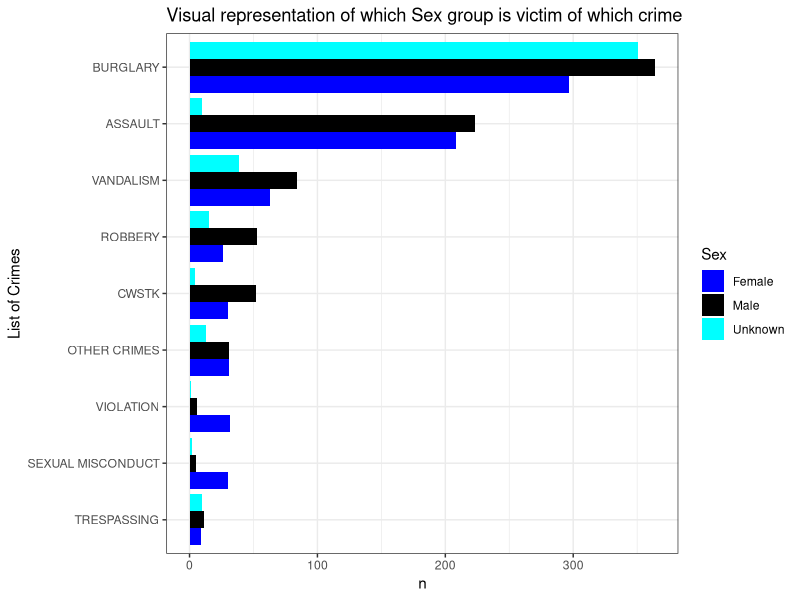
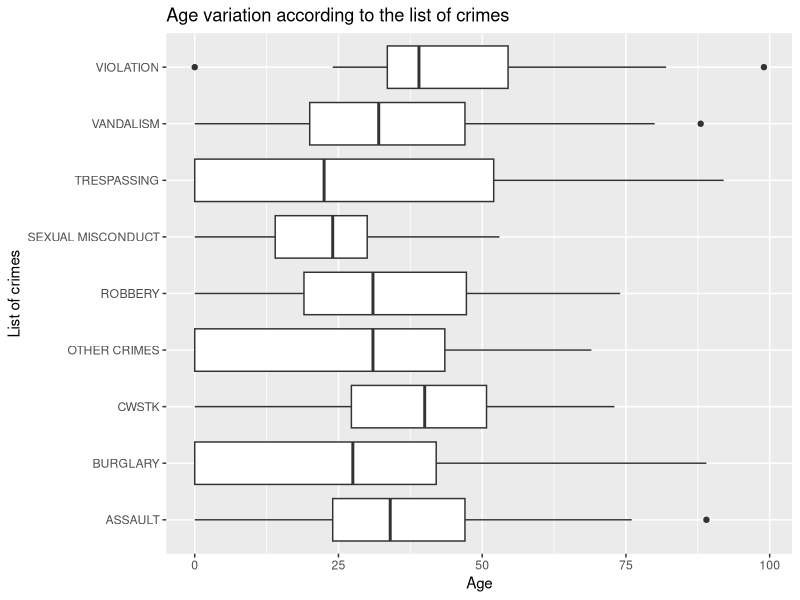

R code for these plots, in order:
## ---- chunk 1
library(tidyverse)
## ---- chunk 2
data<-read.csv("Subset_data.csv")
## ---- chunk 3
for(i in 1:length(data$Crm.Cd.Desc)){
if(str_detect(data$Crm.Cd.Desc[i],"ASSAULT")==TRUE & 
   str_detect(data$Crm.Cd.Desc[i],"SEXUAL")!=TRUE){
  data$crime[i]<-"ASSAULT"
} else if(str_detect(data$Crm.Cd.Desc[i],"VIOLATION")==TRUE){
  data$crime[i]<-"VIOLATION"
}  else if(str_detect(data$Crm.Cd.Desc[i],"BURGLARY")==TRUE|
           str_detect(data$Crm.Cd.Desc[i],"STOLEN")==TRUE|
            str_detect(data$Crm.Cd.Desc[i],"THEFT")==TRUE){
  data$crime[i]<-"BURGLARY"
} else if(str_detect(data$Crm.Cd.Desc[i],"SEX")==TRUE|str_detect(data$Crm.Cd.Desc[i],"RAPE")==TRUE){
  data$crime[i]<-"SEXUAL MISCONDUCT"
} else if(str_detect(data$Crm.Cd.Desc[i],"VANDALISM")==TRUE){
  data$crime[i]<-"VANDALISM"
} else if(str_detect(data$Crm.Cd.Desc[i],"CRIMINAL")==TRUE|
          str_detect(data$Crm.Cd.Desc[i],"WEAPON")==TRUE|
          str_detect(data$Crm.Cd.Desc[i],"SHOTS")==TRUE|
          str_detect(data$Crm.Cd.Desc[i],"THREAT")==TRUE|
          str_detect(data$Crm.Cd.Desc[i],"KIDNAP")==TRUE){
  data$crime[i]<-"CWSTK"
} else if(str_detect(data$Crm.Cd.Desc[i],"ROBBERY")==TRUE){
  data$crime[i]<-"ROBBERY"
} else if(str_detect(data$Crm.Cd.Desc[i],"TRESPASSING")==TRUE){
  data$crime[i]<-"TRESPASSING"
}else data$crime[i]<-"OTHER CRIMES"
}

data$Sex<-ifelse(data$Vict.Sex=="M","Male",ifelse(data$Vict.Sex=="F","Female","Unknown"))
## ---- chunk 4
data %>%
  group_by(crime,Sex) %>% 
  count() %>% 
  ungroup() %>% 
      ggplot()+
        aes(x=reorder(crime,n),y=n,fill=Sex)+
        geom_col(position = "dodge")+
        coord_flip()+
          scale_fill_manual(values = c("blue", "black", "cyan"))+
          labs(x="List of Crimes",title="Visual representation of which Sex group is victim of which crime")+
          theme_bw()
## ---- chunk 5
knitr::kable(data %>% 
  filter(crime=="BURGLARY") %>% 
  count(Premis.Desc) %>% 
  mutate(prop=prop.table(n)) %>% 
  filter(prop>0.030) %>% 
  select(Premis.Desc) %>% 
    rename("Premis of Burglary"="Premis.Desc"))
## ---- chunk 6
knitr::kable(data %>% 
  filter(crime=="ASSAULT") %>% 
  count(Premis.Desc) %>% 
  mutate(prop=prop.table(n)) %>% 
  filter(prop>=0.03) %>% 
  select(Premis.Desc) %>% 
    rename("Premis of Assault"="Premis.Desc"))
## ---- chunk 7
knitr::kable(data %>% 
  filter(crime=="SEXUAL MISCONDUCT") %>% 
  count(Premis.Desc) %>% 
  mutate(prop=prop.table(n)) %>% 
  filter(prop>=0.03) %>% 
  select(Premis.Desc) %>% 
    rename("Premis of Sexual Misconduct"="Premis.Desc"))
## ---- chunk 8
knitr::kable(data %>% 
  filter(crime=="CWSTK") %>% 
  count(Premis.Desc) %>% 
  mutate(prop=prop.table(n)) %>% 
  filter(prop>=0.03) %>% 
  select(Premis.Desc) %>% 
    rename("Premis of CWSTK"="Premis.Desc"))
## ---- chunk 9
ggplot(data=data)+
  aes(x=crime,y=Vict.Age)+
  geom_boxplot()+
  labs(x="List of crimes",
        y="Age",title ="Age variation according to the list of crimes")+
  coord_flip()
